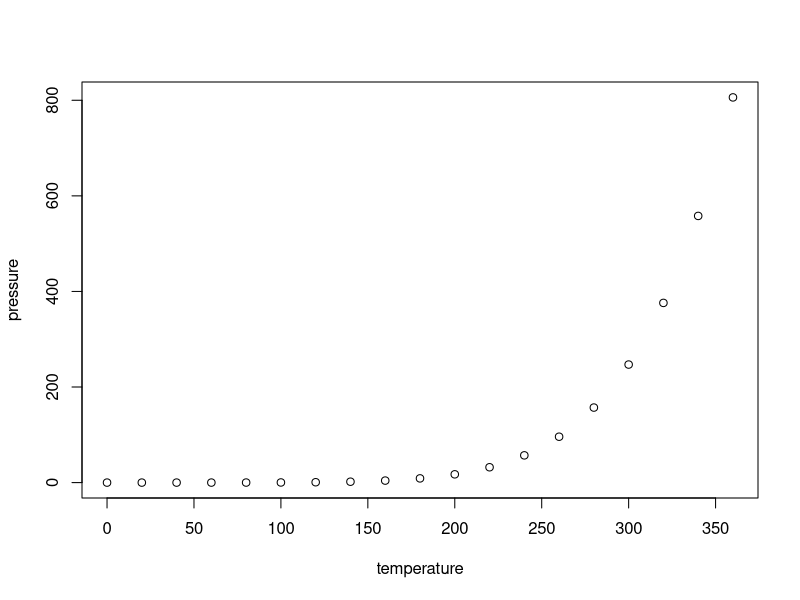
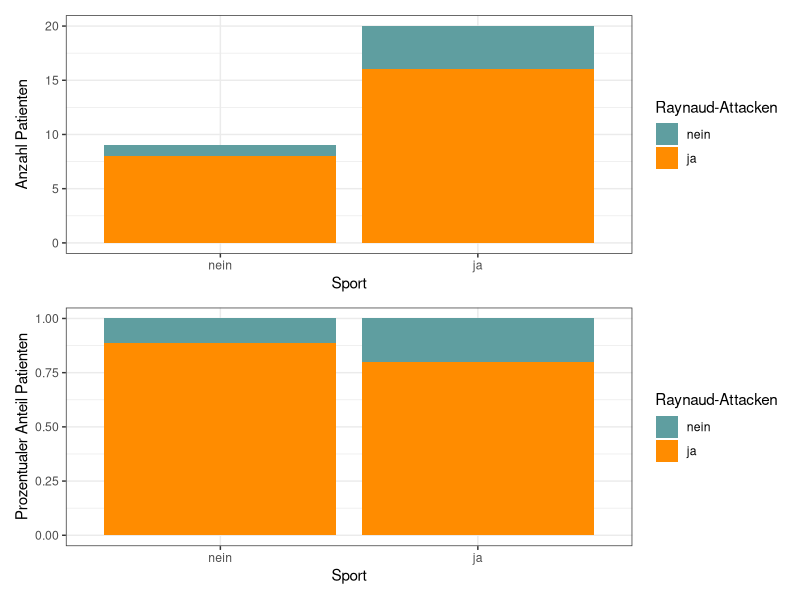
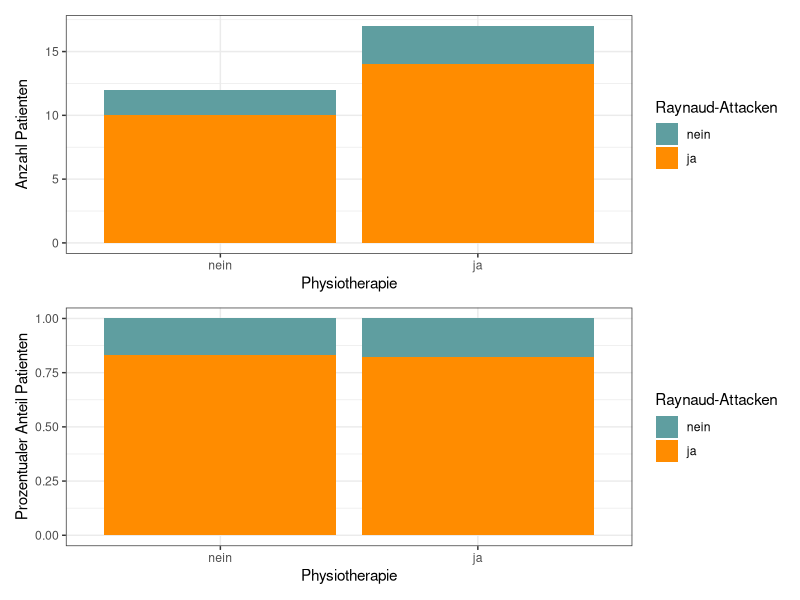
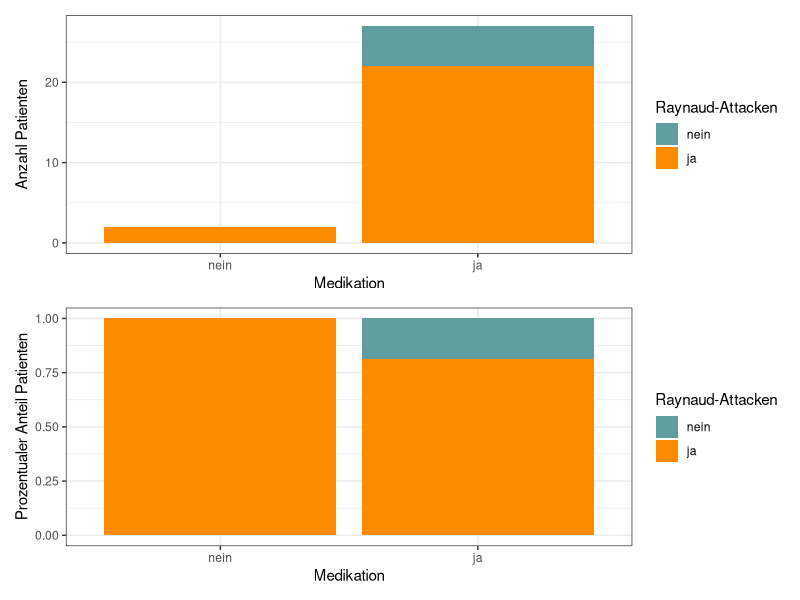
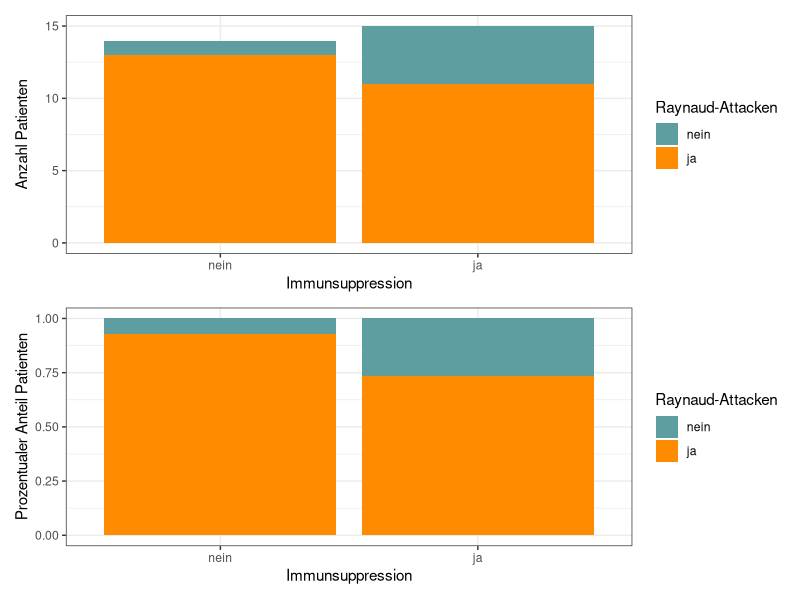
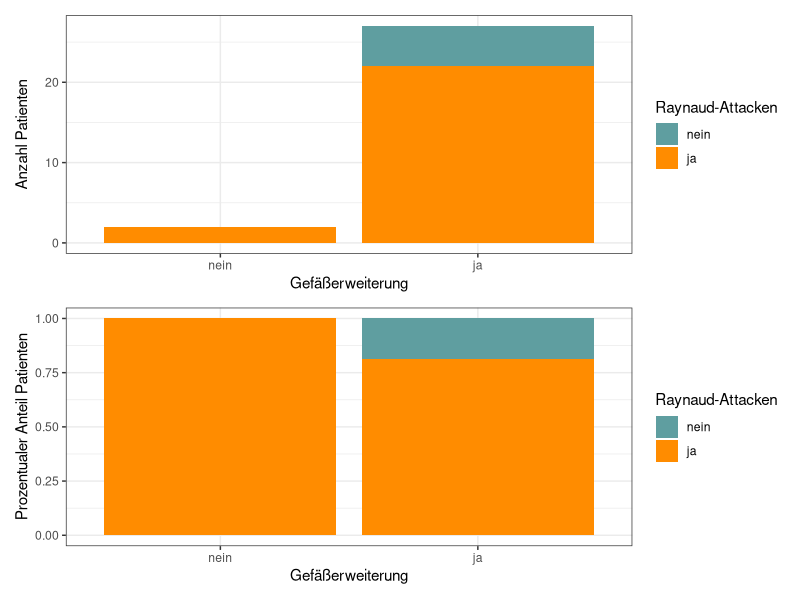
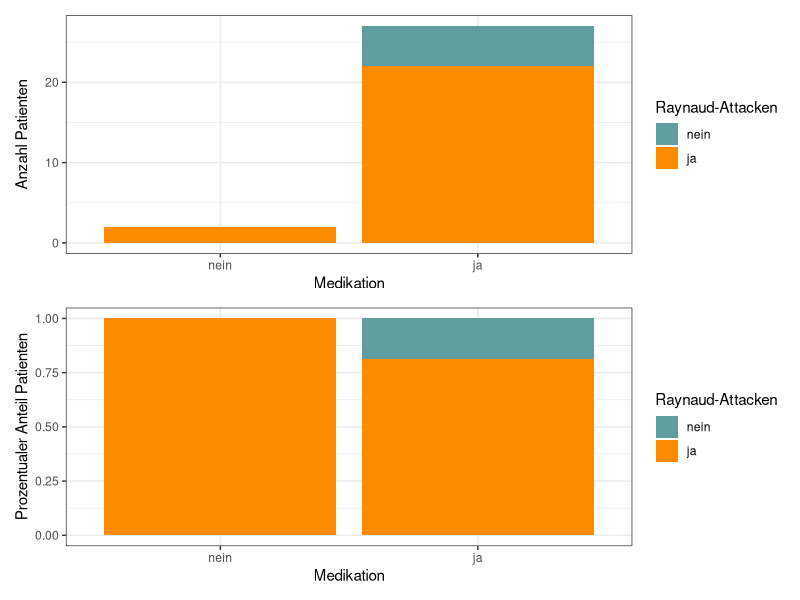
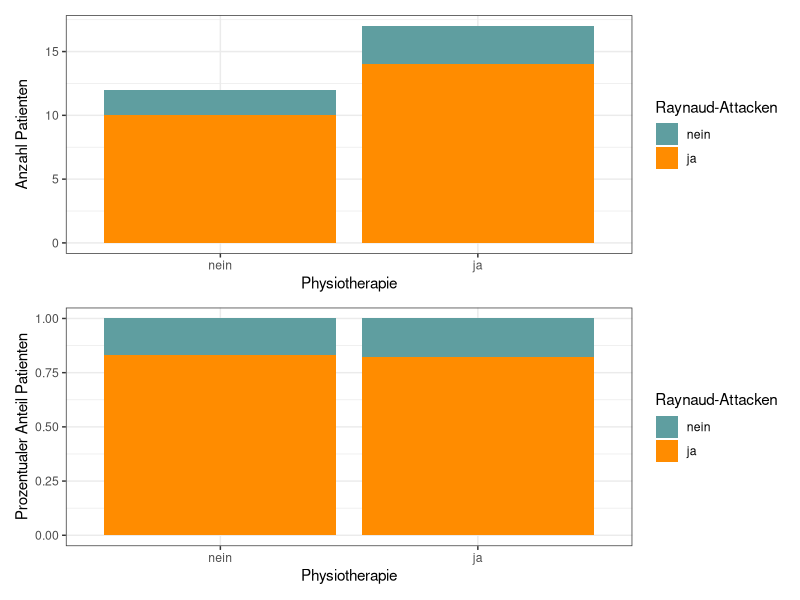

Reproduce these figures in R, in order.
## ---- chunk 1
knitr::opts_chunk$set(echo = TRUE)
## ---- chunk 2
summary(cars)
## ---- chunk 3
plot(pressure)
## ---- chunk 4
library(tidyverse)
library(ggplot2)
library(readr)
library(patchwork)
Daten <- read_csv("Daten.csv")

Daten22 <- Daten %>%
  group_by(Patientennummer, Untersuchung) %>%
  arrange_all() %>%
  filter(row_number()==1)



Farben_Risiko <- c("0"= "cadetblue", "1" = "darkorange")

### Sport
Daten_Sport_222 <- data.frame (Daten22$`Sport/w`, Daten22$Raynaud, Daten22$`Anzahl Raynaud Attacken`) %>%
  filter(Daten22.Raynaud==0)
Daten_Sport_222$Daten22..Sport.w.[Daten_Sport_222$Daten22..Sport.w. > 1] <- 1
Daten_Sport_222$Daten22..Anzahl.Raynaud.Attacken.[Daten_Sport_222$Daten22..Anzahl.Raynaud.Attacken. != "0"] <- 1

Daten_Sport_222 <- na.omit(Daten_Sport_222) %>%
  select(Daten22..Sport.w., Daten22..Anzahl.Raynaud.Attacken.) %>%
  group_by(Daten22..Anzahl.Raynaud.Attacken., Daten22..Sport.w.) %>%
  summarise(count=n()) 

Daten_Sport_222$Daten22..Anzahl.Raynaud.Attacken. <- factor(Daten_Sport_222$Daten22..Anzahl.Raynaud.Attacken., levels=c("0", "1"))
Daten_Sport_222$Daten22..Sport.w. <- factor(Daten_Sport_222$Daten22..Sport.w., levels=c("0", "1"), labels = c("nein", "ja"))

Plot_Sport_absolute_Häufigkeit2 <- ggplot(Daten_Sport_222) + aes(x= Daten22..Sport.w., y=count, fill=Daten22..Anzahl.Raynaud.Attacken.)+
  geom_bar(stat = "identity") + xlab ("Sport") + ylab ("Anzahl Patienten") + theme_bw() + scale_fill_manual(values=Farben_Risiko, name = "Raynaud-Attacken", labels = c("nein", "ja"))

Plot_Sport_relative_Häufigkeit2 <- ggplot(Daten_Sport_222) + aes(x= Daten22..Sport.w., y=count, fill=Daten22..Anzahl.Raynaud.Attacken.)+
  geom_bar(stat = "identity", position="fill") + xlab ("Sport") + ylab ("Prozentualer Anteil Patienten") + theme_bw() + scale_fill_manual(values=Farben_Risiko, name = "Raynaud-Attacken", labels = c("nein", "ja"))

Plot_Sport_gesamt2 <- Plot_Sport_absolute_Häufigkeit2/Plot_Sport_relative_Häufigkeit2
Plot_Sport_gesamt2


#### Physiotherapie

Daten_Physio_222 <- data.frame (Daten22$`Physiotherapie in der Woche`, Daten22$Raynaud, Daten22$`Anzahl Raynaud Attacken`) %>%
  filter(Daten22.Raynaud==0)
Daten_Physio_222$Daten22..Physiotherapie.in.der.Woche.[Daten_Physio_222$Daten22..Physiotherapie.in.der.Woche. > 1] <- 1
Daten_Physio_222$Daten22..Anzahl.Raynaud.Attacken.[Daten_Physio_222$Daten22..Anzahl.Raynaud.Attacken. != "0"] <- 1

Daten_Physio_222 <- na.omit(Daten_Physio_222) %>%
  select(Daten22..Physiotherapie.in.der.Woche., Daten22..Anzahl.Raynaud.Attacken.) %>%
  group_by(Daten22..Anzahl.Raynaud.Attacken., Daten22..Physiotherapie.in.der.Woche.) %>%
  summarise(count=n()) 

Daten_Physio_222$Daten22..Anzahl.Raynaud.Attacken. <- factor(Daten_Physio_222$Daten22..Anzahl.Raynaud.Attacken., levels=c("0", "1"))
Daten_Physio_222$Daten22..Physiotherapie.in.der.Woche. <- factor(Daten_Physio_222$Daten22..Physiotherapie.in.der.Woche., levels=c("0", "1"), labels = c("nein", "ja"))

Plot_Physio_absolute_Häufigkeit2 <- ggplot(Daten_Physio_222) + aes(x= Daten22..Physiotherapie.in.der.Woche., y=count, fill=Daten22..Anzahl.Raynaud.Attacken.)+
  geom_bar(stat = "identity") + xlab ("Physiotherapie") + ylab ("Anzahl Patienten") + theme_bw() + scale_fill_manual(values=Farben_Risiko, name = "Raynaud-Attacken", labels = c("nein", "ja"))

Plot_Physio_relative_Häufigkeit2 <- ggplot(Daten_Physio_222) + aes(x= Daten22..Physiotherapie.in.der.Woche., y=count, fill=Daten22..Anzahl.Raynaud.Attacken.)+
  geom_bar(stat = "identity", position="fill") + xlab ("Physiotherapie") + ylab ("Prozentualer Anteil Patienten") + theme_bw() + scale_fill_manual(values=Farben_Risiko, name = "Raynaud-Attacken", labels = c("nein", "ja"))

Plot_Physio_gesamt2 <- Plot_Physio_absolute_Häufigkeit2/Plot_Physio_relative_Häufigkeit2
Plot_Physio_gesamt2




#### Medikation


Daten_Medikamente_222 <- data.frame (Daten22$Therapie, Daten22$Raynaud, Daten22$`Anzahl Raynaud Attacken`) %>%
  filter(Daten22.Raynaud==0)
Daten_Medikamente_222$Daten22..Anzahl.Raynaud.Attacken.[Daten_Medikamente_222$Daten22..Anzahl.Raynaud.Attacken. != "0"] <- 1


Daten_Medikamente_222 <- na.omit(Daten_Medikamente_222) %>%
  select(Daten22.Therapie, Daten22..Anzahl.Raynaud.Attacken.) %>%
  group_by(Daten22..Anzahl.Raynaud.Attacken., Daten22.Therapie) %>%
  summarise(count=n()) 

Daten_Medikamente_222$Daten22..Anzahl.Raynaud.Attacken. <- factor(Daten_Medikamente_222$Daten22..Anzahl.Raynaud.Attacken., levels=c("0", "1"))
Daten_Medikamente_222$Daten22.Therapie <- factor(Daten_Medikamente_222$Daten22.Therapie, levels=c("1", "0"), labels = c("nein", "ja"))
                                                 
                                                 
Plot_Medikamente_absolute_Häufigkeit2 <- ggplot(Daten_Medikamente_222) + aes(x= Daten22.Therapie, y=count, fill=Daten22..Anzahl.Raynaud.Attacken.)+
  geom_bar(stat = "identity") + xlab ("Medikation") + ylab ("Anzahl Patienten") + theme_bw() + scale_fill_manual(values=Farben_Risiko, name = "Raynaud-Attacken", labels = c("nein", "ja"))

Plot_Medikamente_relative_Häufigkeit2 <- ggplot(Daten_Medikamente_222) + aes(x= Daten22.Therapie, y=count, fill=Daten22..Anzahl.Raynaud.Attacken.)+
  geom_bar(stat = "identity", position="fill") + xlab ("Medikation") + ylab ("Prozentualer Anteil Patienten") + theme_bw() + scale_fill_manual(values=Farben_Risiko, name = "Raynaud-Attacken", labels = c("nein", "ja"))

Plot_Medikamente_gesamt2 <- Plot_Medikamente_absolute_Häufigkeit2/Plot_Medikamente_relative_Häufigkeit2
Plot_Medikamente_gesamt2


##### Subgruppen Medikamente


Daten_Medikamente_Detail_222 <- data.frame (Daten22$Raynaud, Daten22$Iloprost, Daten22$Betablocker, Daten22$Nitrate, Daten22$CA, Daten22$MTX, Daten22$Mycophenolatmofetil, Daten22$Azathioprin, Daten22$Glukokortikoide, Daten22$Bosentan, Daten22$`Anzahl Raynaud Attacken`)
Daten_Medikamente_Detail_222 <- na.omit(Daten_Medikamente_Detail_222) %>%
  mutate(Daten22.Immunsuppression = "1") %>%
  mutate(Daten22.Gefäßerweiterung = "1")

Daten_Medikamente_Detail_222$Daten22.Immunsuppression[Daten_Medikamente_Detail_222$Daten22.MTX == "0" | Daten_Medikamente_Detail_222$Daten22.Mycophenolatmofetil == "0" | Daten_Medikamente_Detail_222$Daten22.Azathioprin == "0" | Daten_Medikamente_Detail_222$Daten22.Glukokortikoide == "0"] <- 0
Daten_Medikamente_Detail_222$Daten22.Gefäßerweiterung[Daten_Medikamente_Detail_222$Daten22.Iloprost == "0" | Daten_Medikamente_Detail_222$Daten22.Nitrate == "0" | Daten_Medikamente_Detail_222$Daten22.CA == "0" | Daten_Medikamente_Detail_222$Daten22.Bosentan =="0"] <- 0

Daten_Medikamente_Detail_222 <- Daten_Medikamente_Detail_222 %>%
  filter(Daten22.Raynaud==0)
Daten_Medikamente_Detail_222$Daten22..Anzahl.Raynaud.Attacken.[Daten_Medikamente_Detail_222$Daten22..Anzahl.Raynaud.Attacken. != "0"] <- 1

### Definition der Tabellen
Daten_Immunsuppression_222 <- Daten_Medikamente_Detail_222
Daten_Gefäßerweiterung_222 <- Daten_Medikamente_Detail_222

Daten_Immunsuppression_222 <- na.omit(Daten_Medikamente_Detail_222) %>%
  select(Daten22.Immunsuppression, Daten22..Anzahl.Raynaud.Attacken.) %>%
  group_by(Daten22..Anzahl.Raynaud.Attacken., Daten22.Immunsuppression) %>%
  summarise(count=n()) 


Daten_Gefäßerweiterung_222 <- na.omit(Daten_Medikamente_Detail_222) %>%
  select(Daten22.Gefäßerweiterung, Daten22..Anzahl.Raynaud.Attacken.) %>%
  group_by(Daten22..Anzahl.Raynaud.Attacken., Daten22.Gefäßerweiterung) %>%
  summarise(count=n()) 



## Immunsuppression Rest

Daten_Immunsuppression_222$Daten22..Anzahl.Raynaud.Attacken. <- factor(Daten_Immunsuppression_222$Daten22..Anzahl.Raynaud.Attacken., levels=c("0", "1"))
Daten_Immunsuppression_222$Daten22.Immunsuppression <- factor(Daten_Immunsuppression_222$Daten22.Immunsuppression, levels=c("1", "0"), labels = c("nein", "ja"))


Plot_Immunsuppression_absolute_Häufigkeit2 <- ggplot(Daten_Immunsuppression_222) + aes(x= Daten22.Immunsuppression, y=count, fill=Daten22..Anzahl.Raynaud.Attacken.)+
  geom_bar(stat = "identity") + xlab ("Immunsuppression") + ylab ("Anzahl Patienten") + theme_bw() + scale_fill_manual(values=Farben_Risiko, name = "Raynaud-Attacken", labels = c("nein", "ja"))

Plot_Immunsuppression_relative_Häufigkeit2 <- ggplot(Daten_Immunsuppression_222) + aes(x= Daten22.Immunsuppression, y=count, fill=Daten22..Anzahl.Raynaud.Attacken.)+
  geom_bar(stat = "identity", position="fill") + xlab ("Immunsuppression") + ylab ("Prozentualer Anteil Patienten") + theme_bw() + scale_fill_manual(values=Farben_Risiko, name = "Raynaud-Attacken", labels = c("nein", "ja"))

Plot_Immunsuppression_gesamt2 <- Plot_Immunsuppression_absolute_Häufigkeit2/Plot_Immunsuppression_relative_Häufigkeit2
Plot_Immunsuppression_gesamt2


## Gefäßerweiterung Rest

Daten_Gefäßerweiterung_222$Daten22..Anzahl.Raynaud.Attacken. <- factor(Daten_Gefäßerweiterung_222$Daten22..Anzahl.Raynaud.Attacken., levels=c("0", "1"))
Daten_Gefäßerweiterung_222$Daten22.Gefäßerweiterung <- factor(Daten_Gefäßerweiterung_222$Daten22.Gefäßerweiterung, levels=c("1", "0"), labels = c("nein", "ja"))


Plot_Gefäßerweiterung_absolute_Häufigkeit2 <- ggplot(Daten_Gefäßerweiterung_222) + aes(x= Daten22.Gefäßerweiterung, y=count, fill=Daten22..Anzahl.Raynaud.Attacken.)+
  geom_bar(stat = "identity") + xlab ("Gefäßerweiterung") + ylab ("Anzahl Patienten") + theme_bw() + scale_fill_manual(values=Farben_Risiko, name = "Raynaud-Attacken", labels = c("nein", "ja"))

Plot_Gefäßerweiterung_relative_Häufigkeit2 <- ggplot(Daten_Gefäßerweiterung_222) + aes(x= Daten22.Gefäßerweiterung, y=count, fill=Daten22..Anzahl.Raynaud.Attacken.)+
  geom_bar(stat = "identity", position="fill") + xlab ("Gefäßerweiterung") + ylab ("Prozentualer Anteil Patienten") + theme_bw() + scale_fill_manual(values=Farben_Risiko, name = "Raynaud-Attacken", labels = c("nein", "ja"))

Plot_Gefäßerweiterung_gesamt2 <- Plot_Gefäßerweiterung_absolute_Häufigkeit2/Plot_Gefäßerweiterung_relative_Häufigkeit2
Plot_Gefäßerweiterung_gesamt2



### save als pdf


ggsave("plot_Medikamente2.pdf", Plot_Medikamente_gesamt2, width = 20, height = 20, units="cm")
ggsave("plot_Physio2.pdf", Plot_Physio_gesamt2, width = 20, height = 20, units="cm")
ggsave("plot_Sport2.pdf", Plot_Sport_gesamt2, width = 20, height = 20, units="cm")
ggsave("plot_Immunsuppression2.pdf", Plot_Immunsuppression_gesamt2, width = 20, height = 20, units="cm" )
ggsave("plot_Gefäßerweiterung2.pdf", Plot_Gefäßerweiterung_gesamt2, width = 20, height = 20, units="cm" )


